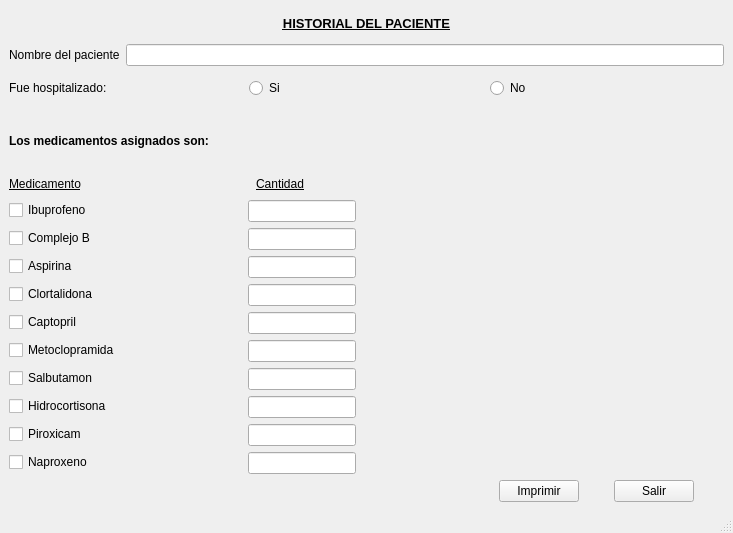
<?xml version="1.0" encoding="UTF-8"?>
<ui version="4.0">
 <class>MainWindow</class>
 <widget class="QMainWindow" name="MainWindow">
  <property name="geometry">
   <rect>
    <x>0</x>
    <y>0</y>
    <width>733</width>
    <height>533</height>
   </rect>
  </property>
  <property name="windowTitle">
   <string>MainWindow</string>
  </property>
  <widget class="QWidget" name="centralwidget">
   <layout class="QVBoxLayout" name="verticalLayout_2">
    <item>
     <layout class="QVBoxLayout" name="verticalLayout">
      <item>
       <widget class="QLabel" name="label_principal">
        <property name="font">
         <font>
          <pointsize>10</pointsize>
          <weight>75</weight>
          <bold>true</bold>
          <underline>true</underline>
         </font>
        </property>
        <property name="text">
         <string>HISTORIAL DEL PACIENTE</string>
        </property>
        <property name="alignment">
         <set>Qt::AlignCenter</set>
        </property>
       </widget>
      </item>
      <item>
       <layout class="QFormLayout" name="formLayout">
        <item row="0" column="0">
         <widget class="QLabel" name="label_nombre">
          <property name="text">
           <string>Nombre del paciente</string>
          </property>
         </widget>
        </item>
        <item row="0" column="1">
         <widget class="QLineEdit" name="lineEdit_nombre">
          <property name="sizePolicy">
           <sizepolicy hsizetype="Expanding" vsizetype="Fixed">
            <horstretch>0</horstretch>
            <verstretch>0</verstretch>
           </sizepolicy>
          </property>
         </widget>
        </item>
       </layout>
      </item>
      <item>
       <layout class="QHBoxLayout" name="horizontalLayout">
        <item>
         <widget class="QLabel" name="label_hospitalizado">
          <property name="text">
           <string>Fue hospitalizado:</string>
          </property>
         </widget>
        </item>
        <item>
         <widget class="QRadioButton" name="radioButton_si">
          <property name="text">
           <string>Si</string>
          </property>
         </widget>
        </item>
        <item>
         <widget class="QRadioButton" name="radioButton_no">
          <property name="text">
           <string>No</string>
          </property>
         </widget>
        </item>
       </layout>
      </item>
      <item>
       <spacer name="verticalSpacer">
        <property name="orientation">
         <enum>Qt::Vertical</enum>
        </property>
        <property name="sizeType">
         <enum>QSizePolicy::Maximum</enum>
        </property>
        <property name="sizeHint" stdset="0">
         <size>
          <width>20</width>
          <height>30</height>
         </size>
        </property>
       </spacer>
      </item>
      <item>
       <layout class="QHBoxLayout" name="horizontalLayout_2">
        <item>
         <layout class="QVBoxLayout" name="verticalLayout_3">
          <item>
           <widget class="QLabel" name="label_medicamentos">
            <property name="font">
             <font>
              <weight>75</weight>
              <bold>true</bold>
             </font>
            </property>
            <property name="text">
             <string>Los medicamentos asignados son:</string>
            </property>
           </widget>
          </item>
          <item>
           <spacer name="verticalSpacer_2">
            <property name="orientation">
             <enum>Qt::Vertical</enum>
            </property>
            <property name="sizeType">
             <enum>QSizePolicy::Maximum</enum>
            </property>
            <property name="sizeHint" stdset="0">
             <size>
              <width>20</width>
              <height>20</height>
             </size>
            </property>
           </spacer>
          </item>
          <item>
           <layout class="QHBoxLayout" name="horizontalLayout_5">
            <item>
             <spacer name="horizontalSpacer_2">
              <property name="orientation">
               <enum>Qt::Horizontal</enum>
              </property>
              <property name="sizeType">
               <enum>QSizePolicy::Maximum</enum>
              </property>
              <property name="sizeHint" stdset="0">
               <size>
                <width>20</width>
                <height>20</height>
               </size>
              </property>
             </spacer>
            </item>
            <item>
             <widget class="QLabel" name="label_medicamento">
              <property name="font">
               <font>
                <italic>false</italic>
                <underline>true</underline>
               </font>
              </property>
              <property name="text">
               <string>Medicamento</string>
              </property>
             </widget>
            </item>
            <item>
             <spacer name="horizontalSpacer">
              <property name="orientation">
               <enum>Qt::Horizontal</enum>
              </property>
              <property name="sizeType">
               <enum>QSizePolicy::Expanding</enum>
              </property>
              <property name="sizeHint" stdset="0">
               <size>
                <width>250</width>
                <height>20</height>
               </size>
              </property>
             </spacer>
            </item>
            <item>
             <widget class="QLabel" name="label_cantidad">
              <property name="font">
               <font>
                <underline>true</underline>
               </font>
              </property>
              <property name="text">
               <string>Cantidad</string>
              </property>
             </widget>
            </item>
            <item>
             <spacer name="horizontalSpacer_3">
              <property name="orientation">
               <enum>Qt::Horizontal</enum>
              </property>
              <property name="sizeType">
               <enum>QSizePolicy::Maximum</enum>
              </property>
              <property name="sizeHint" stdset="0">
               <size>
                <width>500</width>
                <height>20</height>
               </size>
              </property>
             </spacer>
            </item>
           </layout>
          </item>
          <item>
           <layout class="QHBoxLayout" name="horizontalLayout_3">
            <item>
             <layout class="QFormLayout" name="formLayout_3">
              <property name="fieldGrowthPolicy">
               <enum>QFormLayout::AllNonFixedFieldsGrow</enum>
              </property>
              <property name="labelAlignment">
               <set>Qt::AlignLeading|Qt::AlignLeft|Qt::AlignVCenter</set>
              </property>
              <property name="formAlignment">
               <set>Qt::AlignLeading|Qt::AlignLeft|Qt::AlignTop</set>
              </property>
              <item row="0" column="1">
               <widget class="QLineEdit" name="lineEdit_ibuprofeno">
                <property name="sizePolicy">
                 <sizepolicy hsizetype="Maximum" vsizetype="Fixed">
                  <horstretch>0</horstretch>
                  <verstretch>0</verstretch>
                 </sizepolicy>
                </property>
               </widget>
              </item>
              <item row="1" column="0">
               <widget class="QCheckBox" name="checkBox_complejo_b">
                <property name="text">
                 <string>Complejo B</string>
                </property>
               </widget>
              </item>
              <item row="1" column="1">
               <widget class="QLineEdit" name="lineEdit_complejo_b">
                <property name="sizePolicy">
                 <sizepolicy hsizetype="Maximum" vsizetype="Fixed">
                  <horstretch>0</horstretch>
                  <verstretch>0</verstretch>
                 </sizepolicy>
                </property>
               </widget>
              </item>
              <item row="2" column="0">
               <widget class="QCheckBox" name="checkBox_aspirina">
                <property name="text">
                 <string>Aspirina</string>
                </property>
               </widget>
              </item>
              <item row="2" column="1">
               <widget class="QLineEdit" name="lineEdit_aspirina">
                <property name="sizePolicy">
                 <sizepolicy hsizetype="Maximum" vsizetype="Fixed">
                  <horstretch>0</horstretch>
                  <verstretch>0</verstretch>
                 </sizepolicy>
                </property>
               </widget>
              </item>
              <item row="3" column="0">
               <widget class="QCheckBox" name="checkBox_clotalidona">
                <property name="text">
                 <string>Clortalidona</string>
                </property>
               </widget>
              </item>
              <item row="3" column="1">
               <widget class="QLineEdit" name="lineEdit_clotalidona">
                <property name="sizePolicy">
                 <sizepolicy hsizetype="Maximum" vsizetype="Fixed">
                  <horstretch>0</horstretch>
                  <verstretch>0</verstretch>
                 </sizepolicy>
                </property>
               </widget>
              </item>
              <item row="4" column="0">
               <widget class="QCheckBox" name="checkBox_captopril">
                <property name="text">
                 <string>Captopril</string>
                </property>
               </widget>
              </item>
              <item row="4" column="1">
               <widget class="QLineEdit" name="lineEdit_captopril">
                <property name="sizePolicy">
                 <sizepolicy hsizetype="Maximum" vsizetype="Fixed">
                  <horstretch>0</horstretch>
                  <verstretch>0</verstretch>
                 </sizepolicy>
                </property>
               </widget>
              </item>
              <item row="5" column="0">
               <widget class="QCheckBox" name="checkBox_metoclopramida">
                <property name="text">
                 <string>Metoclopramida</string>
                </property>
               </widget>
              </item>
              <item row="5" column="1">
               <widget class="QLineEdit" name="lineEdit_metoclopramida">
                <property name="sizePolicy">
                 <sizepolicy hsizetype="Maximum" vsizetype="Fixed">
                  <horstretch>0</horstretch>
                  <verstretch>0</verstretch>
                 </sizepolicy>
                </property>
               </widget>
              </item>
              <item row="6" column="0">
               <widget class="QCheckBox" name="checkBox_salbutamon">
                <property name="text">
                 <string>Salbutamon</string>
                </property>
               </widget>
              </item>
              <item row="6" column="1">
               <widget class="QLineEdit" name="lineEdit_salbutamon">
                <property name="sizePolicy">
                 <sizepolicy hsizetype="Maximum" vsizetype="Fixed">
                  <horstretch>0</horstretch>
                  <verstretch>0</verstretch>
                 </sizepolicy>
                </property>
               </widget>
              </item>
              <item row="7" column="0">
               <widget class="QCheckBox" name="checkBox_hidrocortisona">
                <property name="text">
                 <string>Hidrocortisona</string>
                </property>
               </widget>
              </item>
              <item row="7" column="1">
               <widget class="QLineEdit" name="lineEdit_hidrocortisona">
                <property name="sizePolicy">
                 <sizepolicy hsizetype="Maximum" vsizetype="Fixed">
                  <horstretch>0</horstretch>
                  <verstretch>0</verstretch>
                 </sizepolicy>
                </property>
               </widget>
              </item>
              <item row="8" column="0">
               <widget class="QCheckBox" name="checkBox_piroxicam">
                <property name="text">
                 <string>Piroxicam</string>
                </property>
               </widget>
              </item>
              <item row="8" column="1">
               <widget class="QLineEdit" name="lineEdit_piroxicam">
                <property name="sizePolicy">
                 <sizepolicy hsizetype="Maximum" vsizetype="Fixed">
                  <horstretch>0</horstretch>
                  <verstretch>0</verstretch>
                 </sizepolicy>
                </property>
               </widget>
              </item>
              <item row="9" column="0">
               <widget class="QCheckBox" name="checkBox_naproxeno">
                <property name="text">
                 <string>Naproxeno</string>
                </property>
               </widget>
              </item>
              <item row="9" column="1">
               <widget class="QLineEdit" name="lineEdit_naproxeno">
                <property name="sizePolicy">
                 <sizepolicy hsizetype="Maximum" vsizetype="Fixed">
                  <horstretch>0</horstretch>
                  <verstretch>0</verstretch>
                 </sizepolicy>
                </property>
               </widget>
              </item>
              <item row="0" column="0">
               <widget class="QCheckBox" name="checkBox_ibuprofeno">
                <property name="text">
                 <string>Ibuprofeno                                             </string>
                </property>
               </widget>
              </item>
             </layout>
            </item>
           </layout>
          </item>
          <item>
           <layout class="QHBoxLayout" name="horizontalLayout_6">
            <item>
             <spacer name="horizontalSpacer_4">
              <property name="orientation">
               <enum>Qt::Horizontal</enum>
              </property>
              <property name="sizeType">
               <enum>QSizePolicy::Maximum</enum>
              </property>
              <property name="sizeHint" stdset="0">
               <size>
                <width>500</width>
                <height>20</height>
               </size>
              </property>
             </spacer>
            </item>
            <item>
             <widget class="QPushButton" name="pushButton_imprimir">
              <property name="text">
               <string>Imprimir</string>
              </property>
             </widget>
            </item>
            <item>
             <spacer name="horizontalSpacer_6">
              <property name="orientation">
               <enum>Qt::Horizontal</enum>
              </property>
              <property name="sizeHint" stdset="0">
               <size>
                <width>40</width>
                <height>20</height>
               </size>
              </property>
             </spacer>
            </item>
            <item>
             <widget class="QPushButton" name="pushButton_salir">
              <property name="text">
               <string>Salir</string>
              </property>
             </widget>
            </item>
            <item>
             <spacer name="horizontalSpacer_5">
              <property name="orientation">
               <enum>Qt::Horizontal</enum>
              </property>
              <property name="sizeHint" stdset="0">
               <size>
                <width>40</width>
                <height>20</height>
               </size>
              </property>
             </spacer>
            </item>
           </layout>
          </item>
         </layout>
        </item>
       </layout>
      </item>
     </layout>
    </item>
   </layout>
  </widget>
  <widget class="QStatusBar" name="statusbar"/>
 </widget>
 <resources/>
 <connections/>
</ui>
